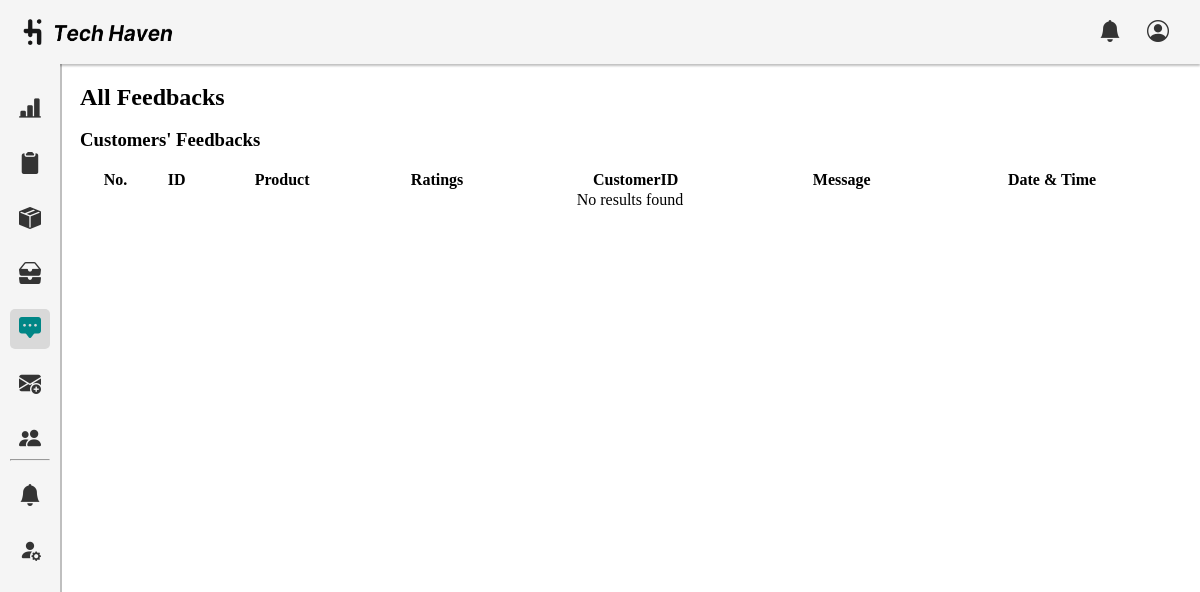
Page /admin/feedbacks.php on the earlier database version.
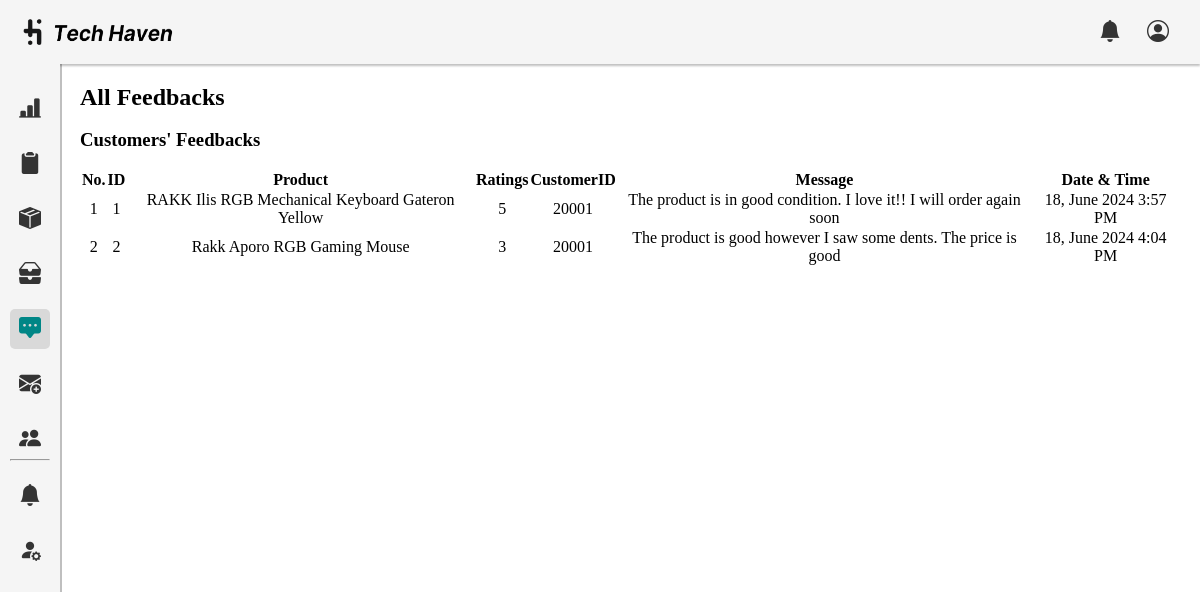
Same page on the later database version.
### tables this page shows
CREATE TABLE `feedback` (
  `feedbackID` int(100) NOT NULL,
  `prod_name` varchar(100) NOT NULL,
  `ratings` int(50) NOT NULL,
  `customerID` int(100) NOT NULL,
  `message` text NOT NULL,
  `date_created` timestamp NOT NULL DEFAULT current_timestamp()
);

### admin/feedbacks.php (the view, shortened to what this page needs)
<!DOCTYPE html>
<html lang="en">
<head>
    <link rel="stylesheet" href="css/dashboard.css">
    <link rel="stylesheet" href="../assets/font/inter.css">
    <link rel="stylesheet" href="../node_modules/bootstrap-icons/font/bootstrap-icons.css">
    <link rel="stylesheet" type="text/css" href="https://cdn.datatables.net/1.10.25/css/jquery.dataTables.css">
</head>
<body>
    <header class="nav">
        <div class="nav-left">
            <img src="../assets/img/tech-haven-logo2.png" alt="Tech Haven Logo" id="logo">
        </div>
        <div class="nav-right">
            <i class="bi bi-bell-fill tooltip-trigger" data-tooltip="Notifications"></i>
            <i class="bi bi-person-circle tooltip-trigger" data-tooltip="Profile"></i>
        </div>
    </header>
    <section class="container">
        <div class="sidebar">
            <ul class="sidebar-list">
                <li class="sidebar-list-item">
                    <a href="dashboard.php" class="sidebar-link tooltip-trigger" data-tooltip="Dashboard">
                          <i class="bi bi-bar-chart-line-fill"></i>
                     </a>
                </li>
                <li class="sidebar-list-item">
                     <a href="orders.php" class="sidebar-link tooltip-trigger" data-tooltip="Orders">
                          <i class="bi bi-clipboard2-fill"></i>
                     </a>
                </li>
                <li class="sidebar-list-item">
                     <a href="products.php" class="sidebar-link tooltip-trigger" data-tooltip="Products">
                          <i class="bi bi-box-seam-fill"></i>
                     </a>
                </li>
                <li class="sidebar-list-item">
                     <a href="inventory.php" class="sidebar-link tooltip-trigger" data-tooltip="Inventory">
                          <i class="bi bi-inboxes-fill"></i>
                    </a>
                </li>
                <li class="sidebar-list-item">
                     <a href="feedbacks.php" class="sidebar-link tooltip-trigger active" data-tooltip="Feedbacks">
                         <i class="bi bi-chat-square-dots-fill"></i>
                     </a>
                </li>
                <li class="sidebar-list-item">
                     <a href="users.php" class="sidebar-link tooltip-trigger" data-tooltip="Advertisements">
                         <i class="bi bi-envelope-plus-fill"></i>
                     </a>
                </li>
                <li class="sidebar-list-item">
                     <a href="users.php" class="sidebar-link tooltip-trigger" data-tooltip="Users">
                         <i class="bi bi-people-fill"></i>
                     </a>
                </li>
                <hr>
                <li class="sidebar-list-item">
                     <a href="users.php" class="sidebar-link tooltip-trigger" data-tooltip="Notifications">
                         <i class="bi bi-bell-fill"></i>
                     </a>
                </li>
                <li class="sidebar-list-item">
                     <a href="users.php" class="sidebar-link tooltip-trigger" data-tooltip="Edit Profile">
                         <i class="bi bi-person-fill-gear"></i>
                     </a>
                </li>
              </ul>
          </div>
    <div class="dashboard-content">
        <h1>All Feedbacks</h1><br>
        <div class = "wrapper-dashboard">
        <h3>Customers' Feedbacks</h3><br>
        <table id="example" class="display" style="width:100%">
                <thead>
                    <tr>
                        <th>No.</th>
                        <th>ID</th>
                        <th>Product</th>
                        <th>Ratings</th>
                        <th>CustomerID</th>
                        <th>Message</th>
                        <th>Date & Time</th>
                    </tr>
                </thead>
                <tbody>
                    <?php
                    $servername = "localhost";
                    $username = "root";
                    $password = "";
                    $dbname = "th_db";
                    $conn = new mysqli($servername, $username, $password, $dbname);
                    $sql = "SELECT feedbackID, prod_name, ratings, customerID, message, date_created FROM feedback";
                    $result = $conn->query($sql);
                    if ($result->num_rows > 0) {
                        $counter = 1;
                        while($row = $result->fetch_assoc()) {
                            echo "<tr>";
                            echo "<td>" . $counter . "</td>";
                            echo "<td>" . $row["feedbackID"] . "</td>";
                            echo "<td>" . $row["prod_name"] . "</td>";
                            echo "<td>" . $row["ratings"] . "</td>";
                            echo "<td>" . $row["customerID"] . "</td>";
                            echo "<td>" . $row["message"] . "</td>";
                            $date = new DateTime($row["date_created"]);
                            echo "<td>" . $date->format('j, F Y g:i A') . "</td>";
                            echo "</tr>";
                            $counter++;
                        }
                    } else {
                        echo "<tr><td colspan='8'>No results found</td></tr>";
                    }
                    ?>
                </tbody>
            </table>
        </div>
    </div>
    </section>
</body>
</html>

### admin/css/dashboard.css (style rules this page uses)
* { margin: 0; box-sizing: border-box; padding: 0; }
:root { --lightColor: #F5F5F5; --shadedColor: #E7E7E7; --darkModeNav: #292929; --darkBody: #5C5C5C; }
.nav { background: var(--lightColor); display: flex; justify-content: space-between; align-items: center; height: 4rem; font: italic 600 20px/normal 'Inter'; box-shadow: 0px 2px 2px 0px rgba(0, 0, 0, 0.25); }
.nav img { width: 150px; margin-left: 15%; }
.nav-left, .nav-middle, .nav-right { display: flex; align-items: center; }
.nav-right { display: flex; justify-content: space-between; margin-right: 1.5%; }
.nav-right i { margin: 13px; cursor: pointer; font-size:22px; color:#343434; }
.sidebar { margin-top:0; width: 60px; height: 917px; flex-shrink: 0; background: var(--lightColor); box-shadow: 2px 0px 0px 0px rgba(0, 0, 0, 0.25); padding:10px; }
.nav-right, .sidebar-link { display: flex; justify-content: center; align-items: center; }
.sidebar-link { height: 40px; width: 100%; display: flex; justify-content: center; align-items: center; text-decoration: none; color: #5C5C5C; border-radius: 5px; }
.sidebar-list-item { height: 100%; display: flex; justify-content: center; align-items: center; margin-top: 15px; }
.sidebar-list-item i { font-size:22px; color:#343434; }
.tooltip-trigger { position: relative; }
.sidebar-link.active .bi { color: #008686; }
.sidebar-link.active { background: #D9D9D9; }
.container { display: flex; }
.dashboard-content { padding: 20px; }

### admin/feedbacks.php (style rules this page uses)
.dashboard-content { width: 100%; padding: 20px; }
#example { width: 100% !important; margin: auto; }
#example th, #example td { text-align: center; }

Differences in the rows shown:
added feedback: feedbackID "1", prod_name "RAKK Ilis RGB Mechanical Keyboard Gateron Yellow", ratings "5", customerID "20001", message "The product is in good condition. I love it!! I will order again soon", date_created "18, June 2024 3:57 PM"
added feedback: feedbackID "2", prod_name "Rakk Aporo RGB Gaming Mouse", ratings "3", customerID "20001", message "The product is good however I saw some dents. The price is good", date_created "18, June 2024 4:04 PM"
Other differences:
text no longer shown: "No results found"
